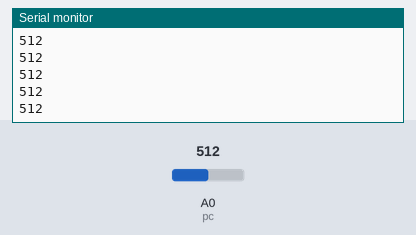
The sketch below on a simulated Arduino Uno, built with avr-gcc and run on an emulated ATmega328P. Parts: the last lines printed to the serial monitor. Inputs (shaded band) come from the test bench; at power-on: A0 (pc) = 512.

Above: at 1.2 s.
1.3 s: A0 (pc) set to 716
At 1.9 s:
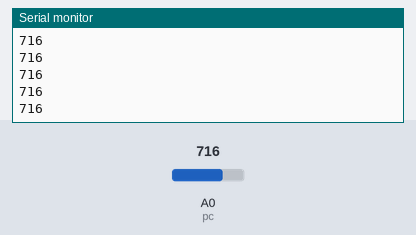
2.8 s: A0 (pc) set to 900
At 3.9 s:
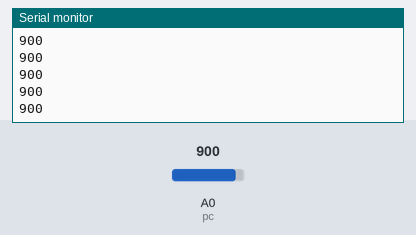
Timing chart, 0 to 5.8 s (numbered marks = the images above; inputs shaded):
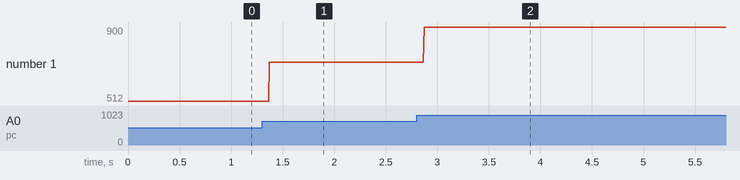

Measured:
- after the input at 1.3 s, the serial monitor: prints a new line after 0.07 s (image 1)
- after the input at 2.8 s, the serial monitor: prints a new line after 0.07 s (image 2)
- plotted number 1: 512 → 716 after the input at 1.3 s, 716 → 900 after the input at 2.8 s

The sketch:

InfLedTest.ino
```cpp
//dichiaro il pin da cui leggero il valore della fotoresistenza
int pc = A0;

void setup() {
  //pinMode(infLed, INPUT_PULLUP);
  Serial.begin(9600);
  //attachInterrupt(digitalPinToInterrupt(infLed), printHigh, RISING);
}

void loop() {

  //leggo il valore della fotoresistenza
  int photocell = analogRead(pc);

  Serial.println(photocell);
  delay(1);
}
void printHigh(){
  Serial.println(analogRead(pc));
}
```
